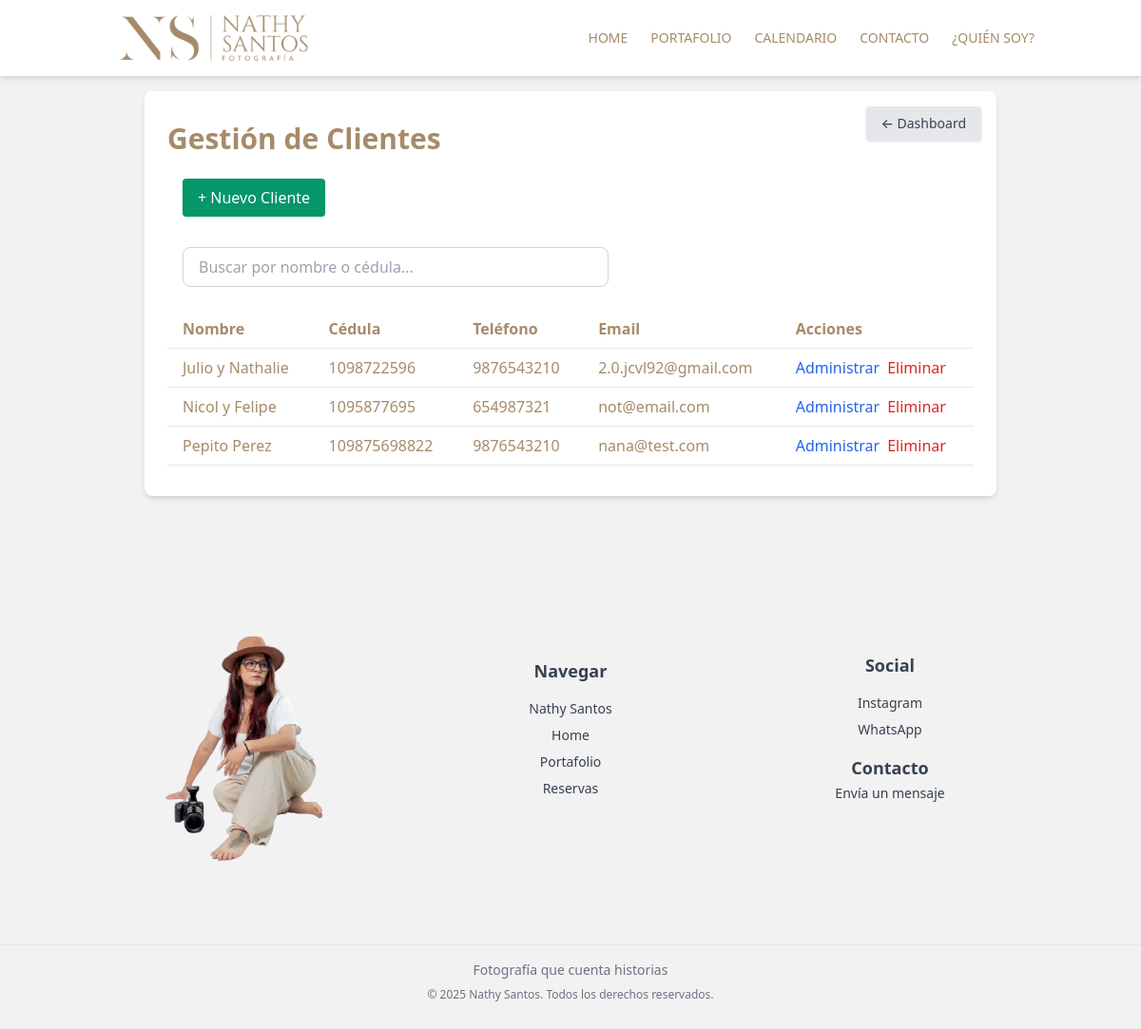
The app's page /clientes/ (signed in) with its own data.
### admin_NathySantos/models.py (models this page shows, shortened)
class Cliente(models.Model):
    nombre = models.CharField(max_length=100)
    ID_CC = models.CharField(max_length=20, unique=True)
    telefono = models.CharField(max_length=20)
    email = models.EmailField()

### admin_NathySantos/views.py (the view)
# urls.py: path('clientes/', views.clientes_list, name='clientes_list'),
@login_required(login_url='/login/')
def clientes_list(request):
  query = request.GET.get("q", "").strip()
  if query:
      if query.isdigit():
          clientes = Cliente.objects.filter(ID_CC__icontains=query).order_by('ID_CC')
      else:
          clientes = Cliente.objects.filter(nombre__icontains=query).order_by('nombre')
  else:
      clientes = Cliente.objects.all().order_by('nombre')
  return render(request, 'clientes/lista_clientes.html', {"clientes": clientes, "query": query})

### admin_NathySantos/templates/clientes/lista_clientes.html (shortened to what this page needs)
{% extends 'layouts/app.html' %}
{% block content %}
<section class="py-8 px-6 max-w-4xl my-4 mx-auto bg-white shadow-md rounded-lg relative">
  <a href="{% url 'dashboard' %}"
    class="absolute top-4 right-4 bg-gray-200 hover:bg-gray-300 text-gray-700 text-sm font-medium py-2 px-4 rounded flex items-center shadow">
    &#8592; Dashboard
  </a>
  <h2 class="text-3xl font-bold mb-2">Gestión de Clientes</h2>
  <button onclick="toggleModal()"
    class=" inline-block bg-green-600 hover:bg-green-700 text-white py-2 px-4 m-4 rounded shadow">
    + Nuevo Cliente
  </button>
  <div class="m-4">
    <form method="GET" class="mb-6">
      <input type="text" name="q" placeholder="Buscar por nombre o cédula..." value="{{ query|default:'' }}"
        class="border border-gray-300 rounded-lg px-4 py-2 w-full max-w-md">
    </form>
  </div>
  <table class="w-full text-left border-collapse">
    <thead>
      <tr class="border-b">
        <th class="px-4 py-2">Nombre</th>
        <th class="px-4 py-2">Cédula</th>
        <th class="px-4 py-2">Teléfono</th>
        <th class="px-4 py-2">Email</th>
        <th class="px-4 py-2">Acciones</th>
      </tr>
    </thead>
    <tbody>
      {% for cliente in clientes %}
      {% if cliente.pk %}
      <tr class="border-b hover:bg-gray-100">
        <td class="px-4 py-2">{{ cliente.nombre }}</td>
        <td class="px-4 py-2">{{ cliente.ID_CC }}</td>
        <td class="px-4 py-2">{{ cliente.telefono }}</td>
        <td class="px-4 py-2">{{ cliente.email }}</td>
        <td class="px-4 py-2 flex space-x-2">
          <a href="{% url 'crear_evento' cliente.pk %}" class="text-blue-600 hover:underline">Administrar</a>
          <form method="POST" action="{% url 'cliente_delete' cliente.pk %}"
            onsubmit="return confirm('¿Eliminar este cliente?');">
            <button type="submit" class="text-red-600 hover:underline">Eliminar</button>
          </form>
        </td>
      </tr>
      {% endif %}
      {% empty %}
      <tr>
        <td colspan="5" class="text-center py-4 text-gray-500">Aún no hay clientes registrados.</td>
      </tr>
      {% endfor %}
    </tbody>
  </table>
</section>
{% endblock %}

### static/css/custom.css (style rules this page uses)
* { margin: 0; padding: 0; box-sizing: border-box; }

### records on screen
Cliente: nombre "Julio y Nathalie", ID_CC "1098722596", telefono "9876543210", email "2.0.jcvl92@gmail.com"
Cliente: nombre "Nicol y Felipe", ID_CC "1095877695", telefono "654987321", email "not@email.com"
Cliente: nombre "Pepito Perez", ID_CC "109875698822", telefono "9876543210", email "nana@test.com"
